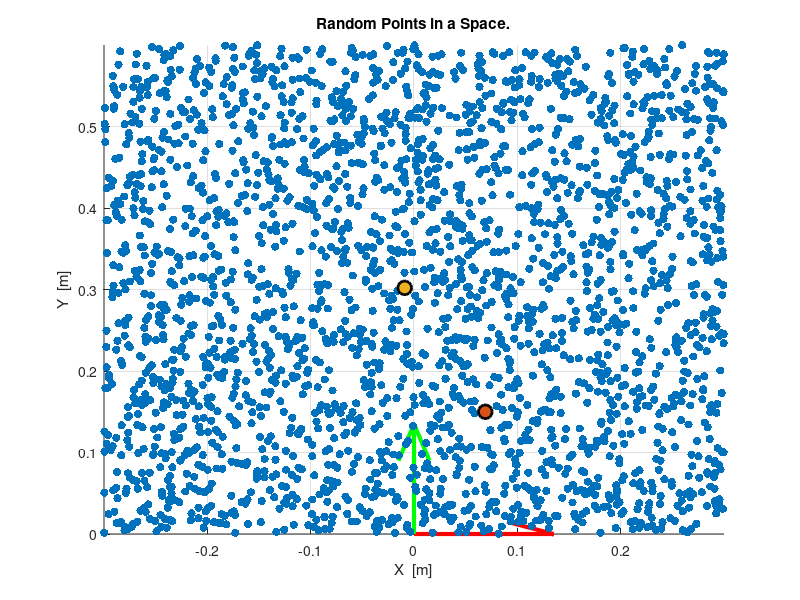

MATLAB code to generate this figure:
% 部分拘束typeAにおけるプランニングのテスト

clear;

apply_points = [];
first_pos = [0.069, 0.150];
goal_pos = [-0.009, 0.302];

points = 2500;

% xとyの乱数を生成 (-1, 1の範囲)

random_point = [0.6 * rand(points, 1) - 0.3, 0.6 * rand(points, 1)];


figure;

hold on;

grid on;

axis([-0.3 0.3 0.0 0.6]);
scatter(random_point(:, 1), random_point(:, 2), 'filled');
scatter(first_pos(1), first_pos(2), 100, 'filled', "g", 'MarkerEdgeColor', 'k', 'LineWidth', 2);
scatter(goal_pos(1), goal_pos(2), 100, 'filled', "r", 'MarkerEdgeColor', 'k', 'LineWidth', 2);

% x軸の描画
%line([0 0.2], [0 0], 'Color', 'red', 'LineWidth', 2); 
quiver(0.0, 0.0, 0.15, 0.0, 'Color', 'red', 'LineWidth', 3);
% y軸の描画
%line([0 0], [0 0.2], 'Color', 'green', 'LineWidth', 2); 
quiver(0.0, 0.0, 0.0, 0.15, 'Color', 'green', 'LineWidth', 3);


xlabel('X  [m]');
ylabel('Y  [m]');

title('Random Points in a Space.')

hold off;